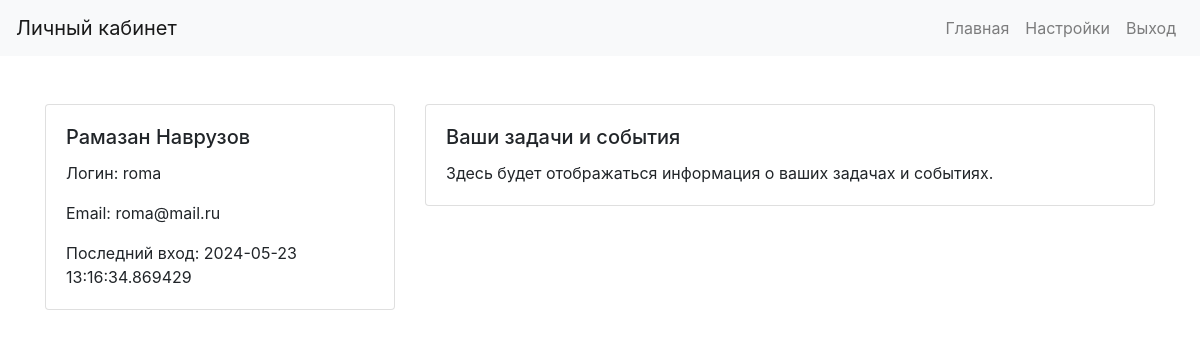
Page /profile (signed in) on the earlier database version.
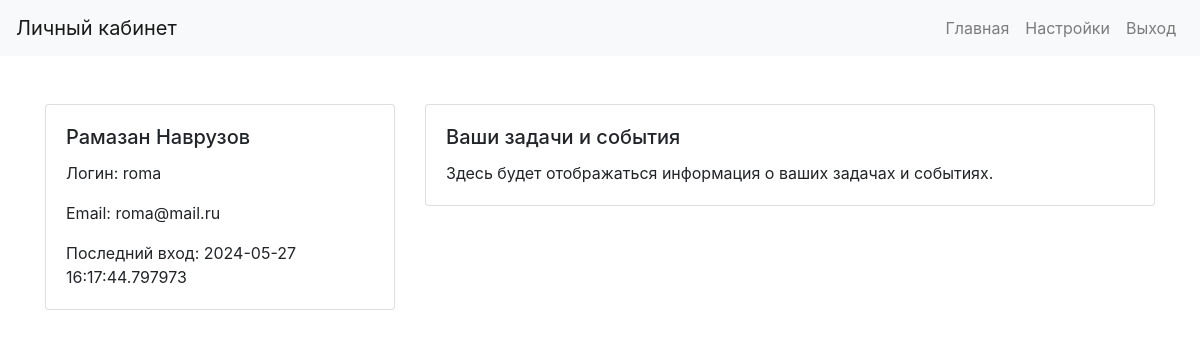
Same page on the later database version.
### app.py (models this page shows, shortened)
class User(db.Model, UserMixin):
    __tablename__ = 'users'
    user_id = db.Column(db.Integer, primary_key=True, autoincrement=True)
    username = db.Column(db.String(255), nullable=False)
    first_name = db.Column(db.String(100), nullable=False)
    last_name = db.Column(db.String(100))
    email = db.Column(db.String(255), nullable=False, unique=True)
    password = db.Column(db.String(255), nullable=False)
    last_login = db.Column(db.DateTime)
    tasks = db.relationship('Task', backref='user', lazy=True, cascade="all, delete-orphan")
    events = db.relationship('Event', backref='user', lazy=True, cascade="all, delete-orphan")
    settings = db.relationship('UserSettings', backref='user', lazy=True, cascade="all, delete-orphan")

### app.py (the view)
@app.route('/profile')
@login_required
def profile():
    user = current_user
    return render_template('profile.html', user=user)

### app.py (called while the page is built)
@login_manager.user_loader
def load_user(user_id):
    return User.query.get(int(user_id))

### templates/profile.html (shortened to what this page needs)
<!DOCTYPE html>
<html lang="en">
<head>
    <link href="https://stackpath.bootstrapcdn.com/bootstrap/4.5.2/css/bootstrap.min.css" rel="stylesheet">
</head>
<body>
    <nav class="navbar navbar-expand-lg navbar-light bg-light">
        <a class="navbar-brand" href="#">Личный кабинет</a>
        <div class="collapse navbar-collapse" id="navbarNav">
            <ul class="navbar-nav ml-auto">
                <li class="nav-item">
                    <a class="nav-link" href="/">Главная</a>
                </li>
                <li class="nav-item">
                    <a class="nav-link" href="/settings">Настройки</a>
                </li>
                <li class="nav-item">
                    <a class="nav-link" href="/logout">Выход</a>
                </li>
            </ul>
        </div>
    </nav>
    <div class="container mt-5">
        <div class="row">
            <div class="col-md-4">
                <div class="card">
                    <div class="card-body">
                        <h5 class="card-title">{{ user.first_name }} {{ user.last_name }}</h5>
                        <p class="card-text">Логин: {{ user.username }}</p>
                        <p class="card-text">Email: {{ user.email }}</p>
                        <p class="card-text">Последний вход: {{ user.last_login }}</p>
                    </div>
                </div>
            </div>
            <div class="col-md-8">
                <div class="card">
                    <div class="card-body">
                        <h5 class="card-title">Ваши задачи и события</h5>
                        <p class="card-text">Здесь будет отображаться информация о ваших задачах и событиях.</p>
                    </div>
                </div>
            </div>
        </div>
    </div>
</body>
</html>

Differences in the rows shown:
changed User "Рамазан": last_login "2024-05-23 13:16:34.869429" → "2024-05-27 16:17:44.797973"
